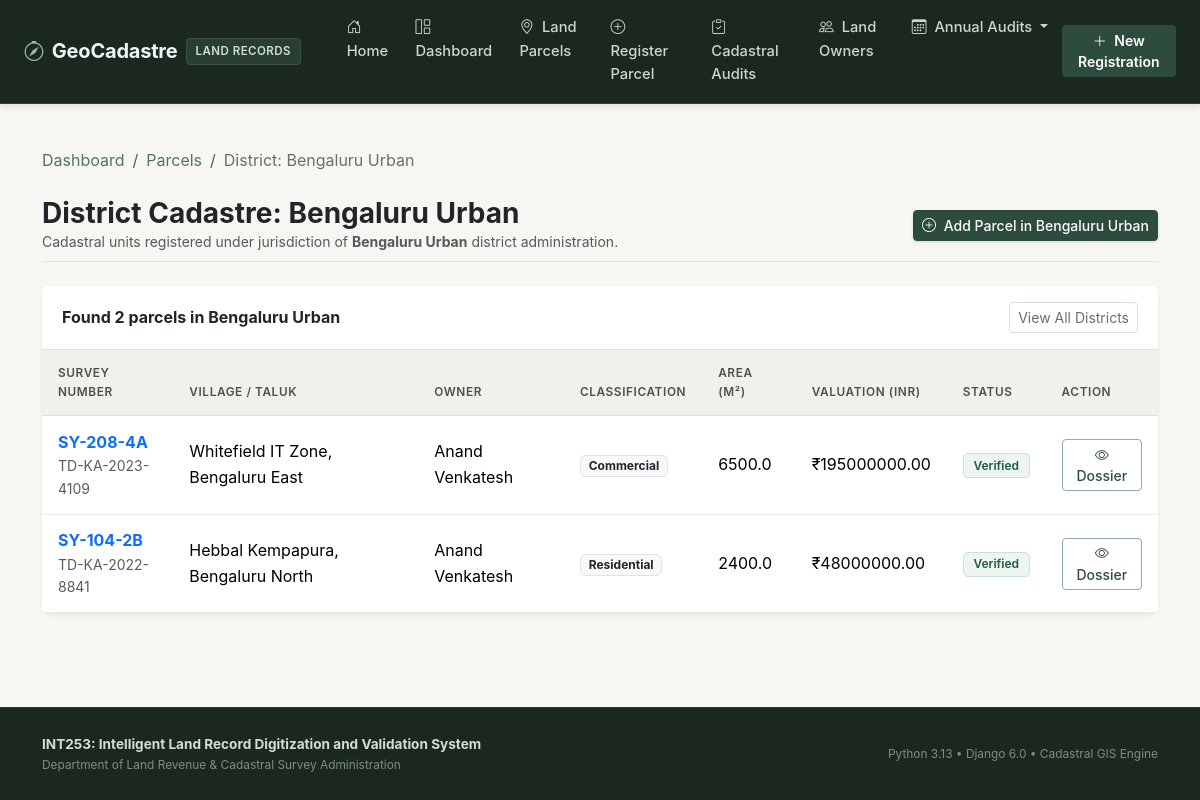
Page /parcels/district/Bengaluru Urban/ on the committed database.
### records/models.py (models this page shows, shortened)
class LandParcel(models.Model):
    LAND_TYPE_CHOICES = [
        ('AGRICULTURAL', 'Agricultural'),
        ('RESIDENTIAL', 'Residential'),
        ('COMMERCIAL', 'Commercial'),
        ('INDUSTRIAL', 'Industrial'),
        ('FOREST_GOVT', 'Government / Forest Reserve'),
    ]
    STATUS_CHOICES = [
        ('PENDING', 'Pending Validation'),
        ('VERIFIED', 'Digitized & Verified'),
        ('FLAGGED', 'Flagged for Discrepancy'),
        ('DISPUTED', 'Under Legal Dispute'),
    ]
    owner = models.ForeignKey(
        LandOwner,
        on_delete=models.CASCADE,
        related_name="parcels",
        verbose_name="Registered Owner"
    )
    title_deed_number = models.CharField(
        max_length=50,
        unique=True,
        verbose_name="Title Deed Reference",
        help_text="Official deed document reference (e.g. TD-2024-8831)"
    )
    survey_number = models.CharField(
        max_length=50,
        unique=True,
        verbose_name="Cadastral Survey Number",
        help_text="Survey number allocated in government cadastral map (e.g. SY-104-2B)"
    )
    slug = models.SlugField(
        max_length=120,
        unique=True,
        blank=True,
        verbose_name="URL Slug Identifier"
    )
    district = models.CharField(max_length=80, db_index=True, verbose_name="District / Region")
    taluk = models.CharField(max_length=80, verbose_name="Taluk / Subdivision")
    village = models.CharField(max_length=100, verbose_name="Village / Locality")
    area_sq_meters = models.DecimalField(
        max_digits=12,
        decimal_places=2,
        validators=[MinValueValidator(Decimal('1.00'))],
        verbose_name="Area (Sq. Meters)",
        help_text="Cadastral plot area in square meters"
    )
    land_type = models.CharField(
        max_length=20,
        choices=LAND_TYPE_CHOICES,
        default='RESIDENTIAL',
        verbose_name="Land Use Classification"
    )
    market_valuation = models.DecimalField(
        max_digits=14,
        decimal_places=2,
        default=Decimal('0.00'),
        validators=[MinValueValidator(Decimal('0.00'))],
        verbose_name="Estimated Market Valuation (INR)"
    )
    gis_coordinates = models.CharField(
        max_length=150,
        default="12.9716 N, 77.5946 E",
        verbose_name="GIS Centroid Coordinates",
        help_text="Format: Latitude, Longitude (e.g. 12.9716 N, 77.5946 E)"
    )
    is_disputed = models.BooleanField(
        default=False,
        verbose_name="Litigation / Dispute Flag",
        help_text="Check if parcel has active injunction or dispute"
    )
    digitization_status = models.CharField(
        max_length=25,
        choices=STATUS_CHOICES,
        default='PENDING',
        verbose_name="Validation & Digitization Status"
    )
    registered_date = models.DateField(verbose_name="Official Deed Date")
    created_at = models.DateTimeField(auto_now_add=True, verbose_name="Digitized At")
    updated_at = models.DateTimeField(auto_now=True, verbose_name="Last Modified At")
    class Meta:
        verbose_name = "Land Parcel"
        verbose_name_plural = "Land Parcels"
        ordering = ['-created_at']

class LandOwner(models.Model):
    first_name = models.CharField(max_length=60, verbose_name="First Name")
    last_name = models.CharField(max_length=60, verbose_name="Last Name")
    national_id = models.CharField(
        max_length=20,
        unique=True,
        verbose_name="National ID / Aadhaar Hash",
        help_text="Unique citizen identifier or tax registration number"
    )
    email = models.EmailField(blank=True, null=True, verbose_name="Contact Email")
    phone = models.CharField(max_length=20, verbose_name="Phone Number")
    residential_address = models.TextField(verbose_name="Residential Address")
    created_at = models.DateTimeField(auto_now_add=True, verbose_name="Registration Timestamp")
    class Meta:
        verbose_name = "Land Owner"
        verbose_name_plural = "Land Owners"
        ordering = ['last_name', 'first_name']
    @property
    def full_name(self):
        return f"{self.first_name} {self.last_name}"

### records/views.py (the view)
# urls.py: path('parcels/district/<str:district>/', views.parcels_by_district_view, name='parcels_by_district'),
def parcels_by_district_view(request, district):
    parcels = LandParcel.objects.filter(district__iexact=district).select_related('owner')
    context = {
        'district': district,
        'parcels': parcels,
        'result_count': parcels.count()
    }
    return render(request, 'records/district_parcels.html', context)

### templates/records/district_parcels.html (shortened to what this page needs)
{% extends 'base.html' %}
{% block content %}
<div class="mb-4">
    <nav aria-label="breadcrumb">
        <ol class="breadcrumb">
            <li class="breadcrumb-item"><a href="{% url 'home' %}">Dashboard</a></li>
            <li class="breadcrumb-item"><a href="{% url 'parcel_list' %}">Parcels</a></li>
            <li class="breadcrumb-item active" aria-current="page">District: {{ district }}</li>
        </ol>
    </nav>
</div>
<div class="d-flex justify-content-between align-items-center mb-4 pb-2 border-bottom">
    <div>
        <h1 class="h3 fw-bold text-dark mb-0">District Cadastre: {{ district }}</h1>
        <p class="text-muted small mb-0">
            Cadastral units registered under jurisdiction of <strong>{{ district }}</strong> district administration.
        </p>
    </div>
    <div>
        <a href="{% url 'parcel_create' %}" class="btn btn-primary btn-sm">
            <i class="bi bi-plus-circle me-1"></i> Add Parcel in {{ district }}
        </a>
    </div>
</div>
<div class="card shadow-sm border-0">
    <div class="card-header bg-white py-3 border-bottom d-flex justify-content-between align-items-center">
        <span class="fw-bold">Found {{ result_count }} parcels in {{ district }}</span>
        <a href="{% url 'parcel_list' %}" class="btn btn-outline-secondary btn-sm">View All Districts</a>
    </div>
    <div class="table-responsive">
        <table class="table table-hover cadastral-table align-middle mb-0">
            <thead>
                <tr>
                    <th>Survey Number</th>
                    <th>Village / Taluk</th>
                    <th>Owner</th>
                    <th>Classification</th>
                    <th>Area (m²)</th>
                    <th>Valuation (INR)</th>
                    <th>Status</th>
                    <th>Action</th>
                </tr>
            </thead>
            <tbody>
                {% for parcel in parcels %}
                <tr>
                    <td>
                        <a href="{% url 'parcel_detail' slug=parcel.slug %}" class="fw-bold text-decoration-none">
                            {{ parcel.survey_number }}
                        </a>
                        <div class="small text-muted">{{ parcel.title_deed_number }}</div>
                    </td>
                    <td>{{ parcel.village }}, {{ parcel.taluk }}</td>
                    <td>{{ parcel.owner.full_name }}</td>
                    <td><span class="badge bg-light text-dark border">{{ parcel.get_land_type_display }}</span></td>
                    <td>{{ parcel.area_sq_meters|floatformat:1 }}</td>
                    <td>₹{{ parcel.market_valuation|floatformat:2 }}</td>
                    <td>
                        {% if parcel.digitization_status == 'VERIFIED' %}
                            <span class="badge badge-verified">Verified</span>
                        {% elif parcel.digitization_status == 'PENDING' %}
                            <span class="badge badge-pending">Pending</span>
                        {% elif parcel.digitization_status == 'DISPUTED' %}
                            <span class="badge badge-disputed">Disputed</span>
                        {% else %}
                            <span class="badge badge-flagged">Flagged</span>
                        {% endif %}
                    </td>
                    <td>
                        <a href="{% url 'parcel_detail' slug=parcel.slug %}" class="btn btn-sm btn-outline-primary">
                            <i class="bi bi-eye"></i> Dossier
                        </a>
                    </td>
                </tr>
                {% empty %}
                <tr>
                    <td colspan="8" class="text-center py-4 text-muted">
                        No land parcels registered yet in {{ district }}.
                    </td>
                </tr>
                {% endfor %}
            </tbody>
        </table>
    </div>
</div>
{% endblock %}

### static/css/style.css (style rules this page uses)
:root { --earth-dark: #1b2820; --earth-dark-surface: #24352b; --earth-forest: #2d4c3e; --earth-forest-hover: #20382d; --earth-sage: #507563; --earth-moss: #769785; --earth-stone: #f7f6f2; --earth-card: #ffffff; --earth-card-muted: #f2f0eb; --earth-border: #e2ded4; --earth-border-subtle: #edeae2; --earth-text: #232724; --earth-text-muted: #6b6f6a; --earth-sand: #e8e2d5; --status-verified-bg: #edf5f0; --status-verified-text: #21593e; --status-verified-border: #c8e2d3; --status-pending-bg: #fcf6e8; --status-pending-text: #8c631b; --status-pending-border: #edd9b2; --status-disputed-bg: #faefed; --status-disputed-text: #963a2c; --status-disputed-border: #ebd0cb; --status-flagged-bg: #fcf1e6; --status-flagged-text: #994e1d; --status-flagged-border: #ebd4bf; --status-info-bg: #edf2f5; --status-info-text: #2e5163; --status-info-border: #c9dbe3; --shadow-soft: 0 2px 6px rgba(35, 39, 36, 0.04), 0 1px 2px rgba(35, 39, 36, 0.03); --shadow-elevated: 0 8px 18px rgba(35, 39, 36, 0.06), 0 2px 4px rgba(35, 39, 36, 0.04); }
* { box-sizing: border-box; margin: 0; padding: 0; }
body { font-family: -apple-system, BlinkMacSystemFont, "Segoe UI", Roboto, "Helvetica Neue", Arial, sans-serif; background-color: var(--earth-stone); color: var(--earth-text); line-height: 1.6; min-height: 100vh; display: flex; flex-direction: column; }
.card { background-color: var(--earth-card); border: 1px solid var(--earth-border); border-radius: 10px; box-shadow: var(--shadow-soft); }
.card-header { background-color: #ffffff; border-bottom: 1px solid var(--earth-border); padding: 1rem 1.25rem; }
.btn-primary { background-color: var(--earth-forest) !important; border-color: var(--earth-forest) !important; color: #ffffff !important; font-weight: 500; box-shadow: 0 1px 3px rgba(35, 55, 45, 0.15); transition: all 0.2s ease; }
.btn-outline-primary { color: var(--earth-forest) !important; border-color: #8faea0 !important; background-color: transparent !important; font-weight: 500; }
.btn-outline-secondary { color: var(--earth-text-muted) !important; border-color: var(--earth-border) !important; background-color: transparent !important; }
.badge-verified { background-color: var(--status-verified-bg); color: var(--status-verified-text); border: 1px solid var(--status-verified-border); font-weight: 600; padding: 0.35rem 0.6rem; border-radius: 5px; }
.cadastral-table th { background-color: var(--earth-card-muted); color: #4b524c; font-weight: 600; text-transform: uppercase; font-size: 0.74rem; letter-spacing: 0.05em; border-bottom: 1px solid var(--earth-border); padding: 0.85rem 1rem; }
.cadastral-table td { vertical-align: middle; padding: 0.85rem 1rem; border-bottom: 1px solid var(--earth-border-subtle); }
.breadcrumb-item a { color: var(--earth-sage); text-decoration: none; }
.breadcrumb-item.active { color: var(--earth-text-muted); }

### rows in the picture
LandParcel: survey_number "SY-208-4A", title_deed_number "TD-KA-2023-4109", village "Whitefield IT Zone", taluk "Bengaluru East", owner.full_name "Anand Venkatesh", land_type "Commercial", area_sq_meters "6500.0", market_valuation "195000000.00", digitization_status "Verified"
LandParcel: survey_number "SY-104-2B", title_deed_number "TD-KA-2022-8841", village "Hebbal Kempapura", taluk "Bengaluru North", owner.full_name "Anand Venkatesh", land_type "Residential", area_sq_meters "2400.0", market_valuation "48000000.00", digitization_status "Verified"

### other values in the picture
{{ district }} "Bengaluru Urban"
{{ result_count }} "2"
